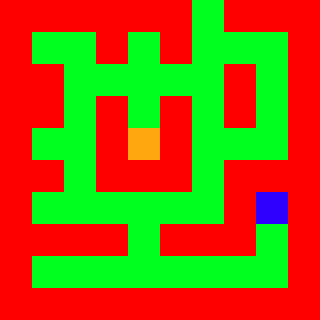

A 2D game scene composited from a Tiled map and its tileset images. What follows is a short description and the map's XML, with every tile layer's data as written:
An orthogonal 10x10 tile map with 32x32 px tiles, 1 tile layer (Tile Layer 1).

<map version="1.0" orientation="orthogonal" width="10" height="10" tilewidth="32" tileheight="32">
 <tileset firstgid="1" name="map" tilewidth="32" tileheight="32">
  <image source="map.png" width="128" height="32" />
 </tileset>
 <layer name="Tile Layer 1" width="10" height="10">
  <data encoding="csv">
2,2,2,2,2,2,1,2,2,2,
2,1,1,2,1,2,1,1,1,2,
2,2,1,1,1,1,1,2,1,2,
2,2,1,2,1,2,1,2,1,2,
2,1,1,2,3,2,1,1,1,2,
2,2,1,2,2,2,1,2,2,2,
2,1,1,1,1,1,1,2,4,2,
2,2,2,2,1,2,2,2,1,2,
2,1,1,1,1,1,1,1,1,2,
2,2,2,2,2,2,2,2,2,2
</data>
 </layer>
</map>
